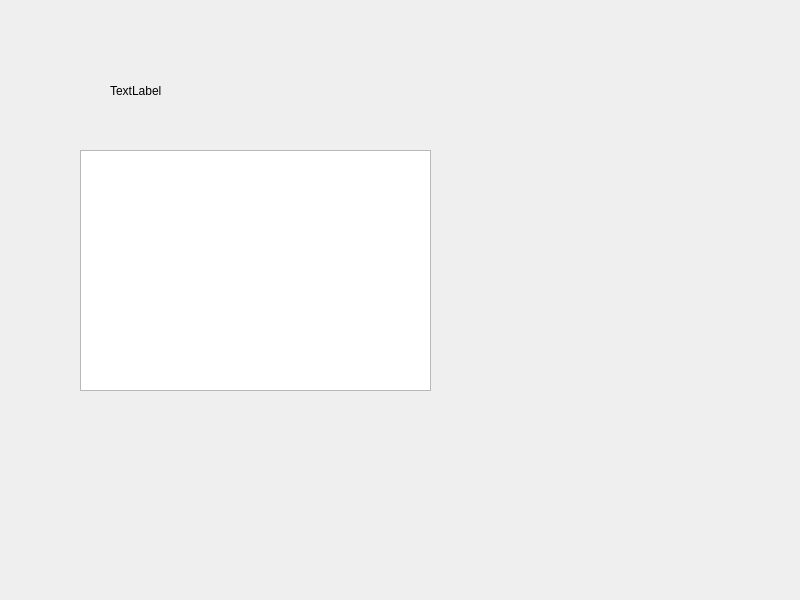
<?xml version="1.0" encoding="UTF-8"?>
<ui version="4.0">
 <class>Widget</class>
 <widget class="QWidget" name="Widget">
  <property name="geometry">
   <rect>
    <x>0</x>
    <y>0</y>
    <width>800</width>
    <height>600</height>
   </rect>
  </property>
  <property name="windowTitle">
   <string>Widget</string>
  </property>
  <widget class="QTextEdit" name="textEdit">
   <property name="geometry">
    <rect>
     <x>80</x>
     <y>150</y>
     <width>351</width>
     <height>241</height>
    </rect>
   </property>
  </widget>
  <widget class="QLabel" name="label">
   <property name="geometry">
    <rect>
     <x>110</x>
     <y>70</y>
     <width>281</width>
     <height>41</height>
    </rect>
   </property>
   <property name="text">
    <string>TextLabel</string>
   </property>
  </widget>
 </widget>
 <resources/>
 <connections/>
</ui>
